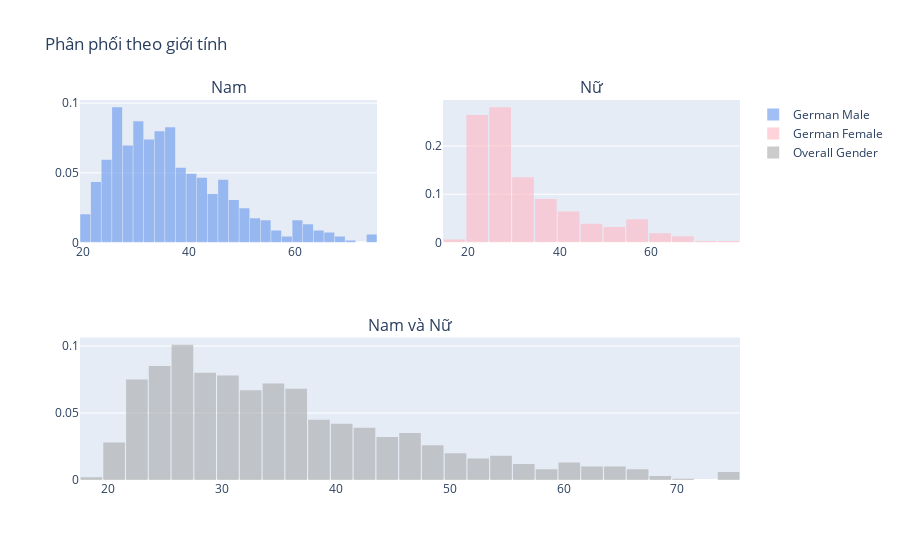

Notebook code cell kept with this figure:
### Code cell
from plotly import tools
import chart_studio.plotly as py
import plotly.graph_objs as go

by_age = df['Age'].values.tolist()
male_age = df['Age'].loc[df['Sex'] == 'male'].values.tolist()
female_age = df['Age'].loc[df['Sex'] == 'female'].values.tolist()

trace0 = go.Histogram(
    x=male_age,
    histnorm='probability',
    name="German Male",
    marker = dict(
        color = 'rgba(100, 149, 237, 0.6)',
    )
)
trace1 = go.Histogram(
    x=female_age,
    histnorm='probability',
    name="German Female",
    marker = dict(
        color = 'rgba(255, 182, 193, 0.6)',
    )
)
trace2 = go.Histogram(
    x=by_age,
    histnorm='probability',
    name="Overall Gender",
     marker = dict(
        color = 'rgba(169, 169, 169, 0.6)',
    )
)
fig = tools.make_subplots(rows=2, cols=2, specs=[[{}, {}], [{'colspan': 2}, None]],
                          subplot_titles=('Nam','Nữ', 'Nam và Nữ'))

fig.append_trace(trace0, 1, 1)
fig.append_trace(trace1, 1, 2)
fig.append_trace(trace2, 2, 1)

fig['layout'].update(showlegend=True, title='Phân phối theo giới tính', bargap=0.05)
iplot(fig, filename='custom-sized-subplot-with-subplot-titles')

### Figure 1 — Plotly figure (JSON) as saved in the notebook; plotly's stock layout.template omitted (floating-point values rounded to 4 significant figures; data arrays with more than 128 entries replaced by an {"elided": "..."} marker saying what was removed)
{"data": [{"histnorm": "probability", "marker": {"color": "rgba(100, 149, 237, 0.6)"}, "name": "German Male", "type": "histogram", "x": {"elided": "690 int values"}, "xaxis": "x", "yaxis": "y"}, {"histnorm": "probability", "marker": {"color": "rgba(255, 182, 193, 0.6)"}, "name": "German Female", "type": "histogram", "x": {"elided": "310 int values"}, "xaxis": "x2", "yaxis": "y2"}, {"histnorm": "probability", "marker": {"color": "rgba(169, 169, 169, 0.6)"}, "name": "Overall Gender", "type": "histogram", "x": {"elided": "1000 int values"}, "xaxis": "x3", "yaxis": "y3"}], "layout": {"annotations": [{"font": {"size": 16}, "showarrow": false, "text": "Nam", "x": 0.225, "xanchor": "center", "xref": "paper", "y": 1, "yanchor": "bottom", "yref": "paper"}, {"font": {"size": 16}, "showarrow": false, "text": "Nữ", "x": 0.775, "xanchor": "center", "xref": "paper", "y": 1, "yanchor": "bottom", "yref": "paper"}, {"font": {"size": 16}, "showarrow": false, "text": "Nam và Nữ", "x": 0.5, "xanchor": "center", "xref": "paper", "y": 0.375, "yanchor": "bottom", "yref": "paper"}], "bargap": 0.05, "showlegend": true, "title": {"text": "Phân phối theo giới tính"}, "xaxis": {"anchor": "y", "domain": [0, 0.45]}, "xaxis2": {"anchor": "y2", "domain": [0.55, 1]}, "xaxis3": {"anchor": "y3", "domain": [0, 1]}, "yaxis": {"anchor": "x", "domain": [0.625, 1]}, "yaxis2": {"anchor": "x2", "domain": [0.625, 1]}, "yaxis3": {"anchor": "x3", "domain": [0, 0.375]}}}
